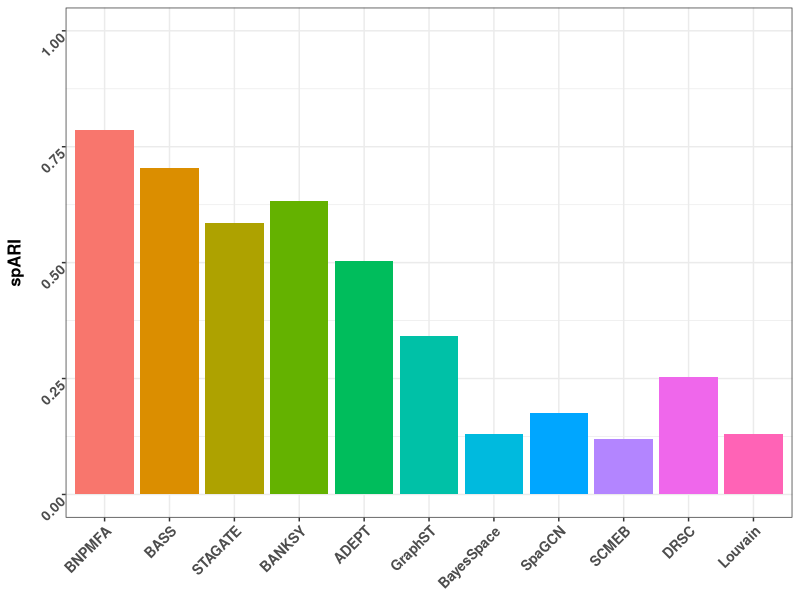

Write R code to recreate this figure.
ARI_mat = read.csv("application/STARmap/spARI_summary.csv",row.names = 1)
ARI = as.data.frame(ARI_mat)
library(reshape2)
ARI_long = melt(ARI)
colnames(ARI_long) = c("Method", "spARI")
ARI_long$Method = factor(ARI_long$Method, levels = c("BNPMFA", "BASS", "STAGATE", "BANKSY", "ADEPT", "GraphST" , "BayesSpace", "SpaGCN", "SCMEB", "DRSC", "Louvain" ))

ARI_mean = aggregate(ARI_long[,2], list(ARI_long$Method), mean)
colnames(ARI_mean) = c("Method", "spARI")



library(ggplot2)
plot_box = ggplot(data = ARI_mean, aes(x=Method, y=spARI, fill = Method)) + #geom_violin(trim = F) +
  geom_bar(stat = "identity") +
  #geom_hline(yintercept = mean(ARI[,1]), color = "red", linetype = "dashed", linewidth=1) + 
  theme_bw() +
  #ggtitle(paste0("Mean Neighborhood Distance")) +
  theme(
    #plot.title = element_text(face="bold", hjust = 0.5, size = 10),
    axis.title.y = element_text(size = 12,face = "bold"),
    axis.title.x = element_blank(),
    legend.title = element_text(size = 10,face = "bold"),
    axis.text = element_text(size = 10, face = "bold", angle = 45, hjust=1, vjust=1),
    #axis.text = element_text(size = 8, face = "bold"),
    legend.position="none") + ylim(c(0,1))

ggsave(plot_box, filename = "reproduce/img/Figure4c.pdf", width = 4, height = 4, units = "in")
